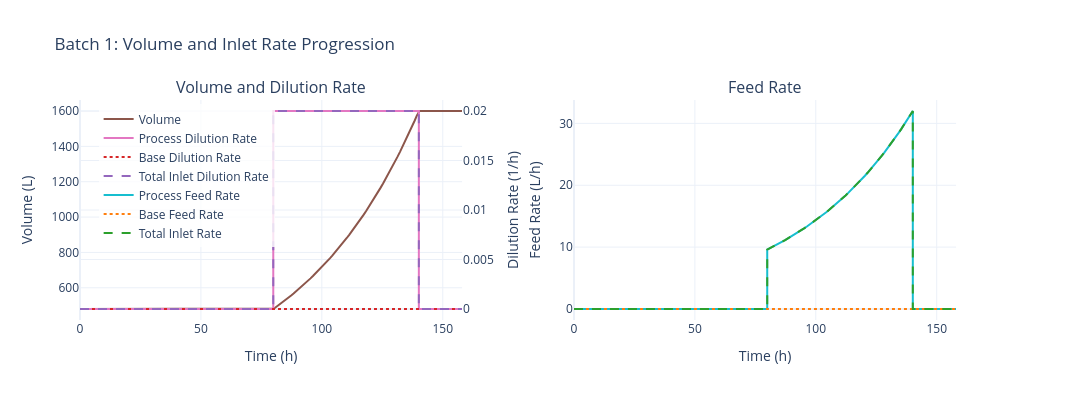

Here is the notebook cell this chart was saved with:
### Code cell
sim.data.plot_volume_feed(batch_number=1)

### Figure 1 — Plotly figure (JSON) as saved in the notebook; plotly's stock layout.template omitted (floating-point values rounded to 4 significant figures; data arrays with more than 128 entries replaced by an {"elided": "..."} marker saying what was removed)
{"data": [{"hovertemplate": "Time: %{x:.1f} h<br>Volume: %{y:.2f} L<extra></extra>", "line": {"color": "#8c564b", "width": 2}, "mode": "lines", "name": "Volume", "type": "scatter", "x": {"elided": "207 float values"}, "xaxis": "x", "y": {"elided": "207 float values"}, "yaxis": "y"}, {"hovertemplate": "Time: %{x:.1f} h<br>D_process: %{y:.4f} 1/h<extra></extra>", "line": {"color": "#e377c2", "width": 2}, "mode": "lines", "name": "Process Dilution Rate", "type": "scatter", "x": {"elided": "207 float values"}, "xaxis": "x", "y": {"elided": "207 float values"}, "yaxis": "y2"}, {"hovertemplate": "Time: %{x:.1f} h<br>D_base: %{y:.4f} 1/h<extra></extra>", "line": {"color": "#d62728", "dash": "dot", "width": 2}, "mode": "lines", "name": "Base Dilution Rate", "type": "scatter", "x": {"elided": "207 float values"}, "xaxis": "x", "y": {"elided": "207 float values"}, "yaxis": "y2"}, {"hovertemplate": "Time: %{x:.1f} h<br>D_total: %{y:.4f} 1/h<extra></extra>", "line": {"color": "#9467bd", "dash": "dash", "width": 2}, "mode": "lines", "name": "Total Inlet Dilution Rate", "type": "scatter", "x": {"elided": "207 float values"}, "xaxis": "x", "y": {"elided": "207 float values"}, "yaxis": "y2"}, {"hovertemplate": "Time: %{x:.1f} h<br>F_process: %{y:.4f} L/h<extra></extra>", "line": {"color": "#17becf", "width": 2}, "mode": "lines", "name": "Process Feed Rate", "type": "scatter", "x": {"elided": "207 float values"}, "xaxis": "x2", "y": {"elided": "207 float values"}, "yaxis": "y3"}, {"hovertemplate": "Time: %{x:.1f} h<br>F_base: %{y:.4f} L/h<extra></extra>", "line": {"color": "#ff7f0e", "dash": "dot", "width": 2}, "mode": "lines", "name": "Base Feed Rate", "type": "scatter", "x": {"elided": "207 float values"}, "xaxis": "x2", "y": {"elided": "207 float values"}, "yaxis": "y3"}, {"hovertemplate": "Time: %{x:.1f} h<br>F_total: %{y:.4f} L/h<extra></extra>", "line": {"color": "#2ca02c", "dash": "dash", "width": 2}, "mode": "lines", "name": "Total Inlet Rate", "type": "scatter", "x": {"elided": "207 float values"}, "xaxis": "x2", "y": {"elided": "207 float values"}, "yaxis": "y3"}], "layout": {"annotations": [{"font": {"size": 16}, "showarrow": false, "text": "Volume and Dilution Rate", "x": 0.205, "xanchor": "center", "xref": "paper", "y": 1, "yanchor": "bottom", "yref": "paper"}, {"font": {"size": 16}, "showarrow": false, "text": "Feed Rate", "x": 0.735, "xanchor": "center", "xref": "paper", "y": 1, "yanchor": "bottom", "yref": "paper"}], "font": {"size": 12}, "height": 400, "legend": {"bgcolor": "rgba(255,255,255,0.8)", "x": 0.02, "y": 0.98}, "showlegend": true, "title": {"text": "Batch 1: Volume and Inlet Rate Progression"}, "width": 1400, "xaxis": {"anchor": "y", "domain": [0, 0.41], "title": {"text": "Time (h)"}}, "xaxis2": {"anchor": "y3", "domain": [0.53, 0.94], "title": {"text": "Time (h)"}}, "yaxis": {"anchor": "x", "domain": [0, 1], "title": {"text": "Volume (L)"}}, "yaxis2": {"anchor": "x", "overlaying": "y", "side": "right", "title": {"text": "Dilution Rate (1/h)"}}, "yaxis3": {"anchor": "x2", "domain": [0, 1], "title": {"text": "Feed Rate (L/h)"}}}}
